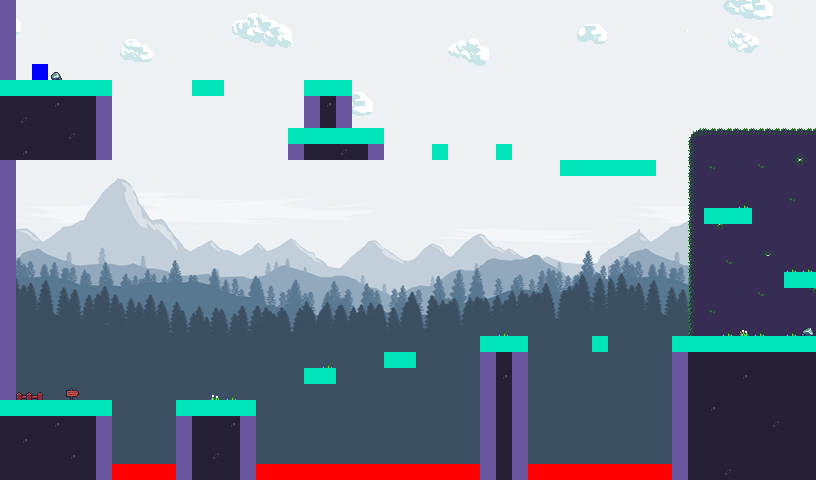

A 2D game scene composited from a Tiled map and its tileset images. What follows is a short description and the map's XML, with each tile layer's data collapsed to a summary:
An orthogonal 51x30 tile map with 16x16 px tiles, 5 tile layers (background, background2, platforms, walls, ...), 4 tilesets.

<map version="1.4" tiledversion="1.4.2" orientation="orthogonal" renderorder="right-down" width="51" height="30" tilewidth="16" tileheight="16" infinite="0" nextlayerid="7" nextobjectid="1">
 <tileset firstgid="1" name="background_2" tilewidth="16" tileheight="16" tilecount="858" columns="39">
  <image source="background_2.png" width="633" height="356" />
 </tileset>
 <tileset firstgid="859" name="tileset" tilewidth="16" tileheight="16" tilecount="136" columns="17">
  <image source="tileset.png" width="272" height="128" />
 </tileset>
 <tileset firstgid="995" name="collider" tilewidth="16" tileheight="16" tilecount="4" columns="2">
  <image source="collider.png" width="32" height="32" />
 </tileset>
 <tileset firstgid="999" name="clouds" tilewidth="16" tileheight="16" tilecount="64" columns="8">
  <image source="clouds.png" width="128" height="128" />
 </tileset>
 <layer id="1" name="background" width="51" height="30">
  <properties>
   <property name="visible" type="bool" value="true" />
  </properties>
  <data>[1530 cells, 1530 non-empty, 794 distinct tile ids]</data>
 </layer>
 <layer id="3" name="background2" width="51" height="30">
  <properties>
   <property name="visible" type="bool" value="true" />
  </properties>
  <data>[1530 cells, 180 non-empty, 67 distinct tile ids]</data>
 </layer>
 <layer id="2" name="platforms" width="51" height="30">
  <properties>
   <property name="visible" type="bool" value="false" />
  </properties>
  <data>[1530 cells, 263 non-empty, 23 distinct tile ids]</data>
 </layer>
 <layer id="6" name="walls" width="51" height="30">
  <properties>
   <property name="visible" type="bool" value="true" />
  </properties>
  <data>[1530 cells, 91 non-empty, 1 distinct tile ids]</data>
 </layer>
 <layer id="5" name="colliders" width="51" height="30">
  <properties>
   <property name="visible" type="bool" value="false" />
  </properties>
  <data>[1530 cells, 88 non-empty, 3 distinct tile ids]</data>
 </layer>
</map>
